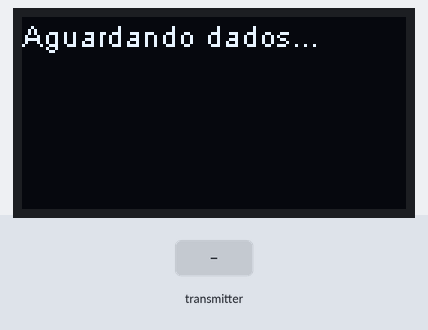
This program was run on a simulated ESP32. On the bench: 128×64 one-colour display. The inputs (shaded band) are chosen by the test bench. What the program prints to the serial monitor is not drawn.

Above: at 1.2 s.
1.3 s: the transmitter starts sending msg = 0
At 2.2 s:
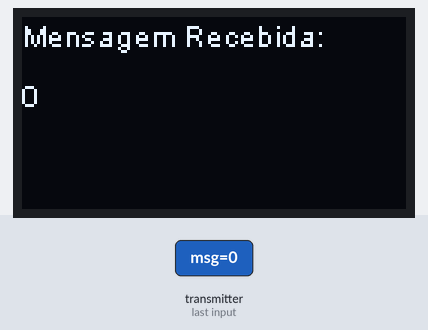
2.8 s: the transmitter starts sending msg = 1
At 3.4 s:
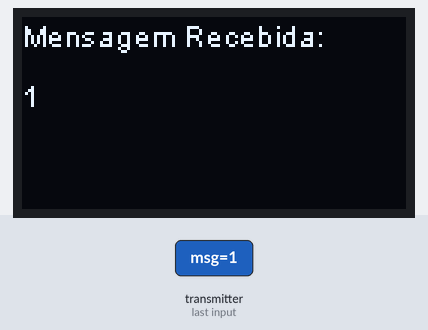
Timing chart, 0 to 5.8 s (numbered marks = the images above; inputs shaded):
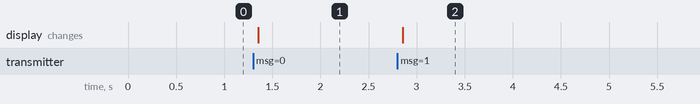

The program:

main.cpp
```cpp
#include "heltec.h"
#include <esp_now.h>
#include <WiFi.h>

typedef struct struct_message {
    char msg[64];
} struct_message;

struct_message incomingData;

void OnDataRecv(const uint8_t * mac, const uint8_t *data, int len) {
    memcpy(&incomingData, data, sizeof(incomingData));

    // Atualiza o Display
    Heltec.display->clear();
    Heltec.display->drawString(0, 0, "Mensagem Recebida:");
    Heltec.display->drawString(0, 20, incomingData.msg);
    Heltec.display->display();

    Serial.print("Recebido: ");
    Serial.println(incomingData.msg);
}

void setup() {
    Heltec.begin(true /*DisplayEnable*/, false /*LoRaEnable*/, true /*SerialEnable*/);

    Heltec.display->setFont(ArialMT_Plain_10);
    Heltec.display->clear();
    Heltec.display->drawString(0, 0, "Aguardando dados...");
    Heltec.display->display();

    WiFi.mode(WIFI_STA);

    if (esp_now_init() != ESP_OK) {
        Serial.println("Erro ao iniciar ESP-NOW");
        return;
    }

    esp_now_register_recv_cb(esp_now_recv_cb_t(OnDataRecv));
}

void loop() {
}
```

Measured:
- after the input at 1.3 s, the display: changes after 0.06 s (image 1)
- after the input at 2.8 s, the display: changes after 0.06 s (image 2)
